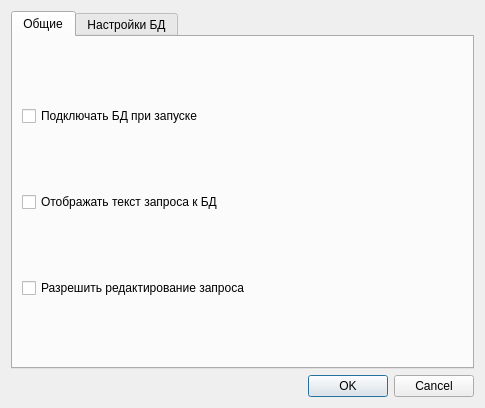
<?xml version="1.0" encoding="UTF-8"?>
<ui version="4.0">
 <class>OptionsWindow</class>
 <widget class="QDialog" name="OptionsWindow">
  <property name="geometry">
   <rect>
    <x>0</x>
    <y>0</y>
    <width>485</width>
    <height>408</height>
   </rect>
  </property>
  <property name="windowTitle">
   <string>Настройки</string>
  </property>
  <property name="modal">
   <bool>true</bool>
  </property>
  <layout class="QVBoxLayout" name="verticalLayout">
   <item>
    <widget class="QTabWidget" name="tabWidgetMain">
     <property name="currentIndex">
      <number>0</number>
     </property>
     <widget class="QWidget" name="tabInterface">
      <attribute name="title">
       <string>Общие</string>
      </attribute>
      <layout class="QVBoxLayout" name="verticalLayout_3">
       <item>
        <widget class="QCheckBox" name="checkBoxConnectOnStart">
         <property name="text">
          <string>Подключать БД при запуске</string>
         </property>
        </widget>
       </item>
       <item>
        <widget class="QCheckBox" name="checkBoxShowQuery">
         <property name="text">
          <string>Отображать текст запроса к БД</string>
         </property>
        </widget>
       </item>
       <item>
        <widget class="QCheckBox" name="checkBoxEditQuery">
         <property name="text">
          <string>Разрешить редактирование запроса</string>
         </property>
        </widget>
       </item>
      </layout>
     </widget>
     <widget class="QWidget" name="tabDB">
      <attribute name="title">
       <string>Настройки БД</string>
      </attribute>
      <layout class="QVBoxLayout" name="verticalLayout_2">
       <item>
        <widget class="QTabWidget" name="tabWidgetDB">
         <property name="currentIndex">
          <number>1</number>
         </property>
         <widget class="QWidget" name="tabGeneral">
          <attribute name="title">
           <string>Общие</string>
          </attribute>
          <layout class="QFormLayout" name="formLayout">
           <item row="0" column="0">
            <widget class="QLabel" name="labelName">
             <property name="text">
              <string>Имя БД по умолчанию:</string>
             </property>
            </widget>
           </item>
           <item row="0" column="1">
            <widget class="QLineEdit" name="editName"/>
           </item>
           <item row="1" column="0">
            <widget class="QLabel" name="labelUser">
             <property name="text">
              <string>Пользователь по умолчанию:</string>
             </property>
            </widget>
           </item>
           <item row="1" column="1">
            <widget class="QLineEdit" name="editUser"/>
           </item>
           <item row="2" column="0">
            <widget class="QLabel" name="labelPassword">
             <property name="text">
              <string>Пароль по умолчанию:</string>
             </property>
            </widget>
           </item>
           <item row="2" column="1">
            <widget class="QLineEdit" name="editPassword"/>
           </item>
           <item row="3" column="0">
            <widget class="QLabel" name="labelPort">
             <property name="text">
              <string>Порт по умолчанию:</string>
             </property>
            </widget>
           </item>
           <item row="3" column="1">
            <widget class="QLineEdit" name="editPort"/>
           </item>
           <item row="4" column="0">
            <widget class="QLabel" name="labelServiceName">
             <property name="text">
              <string>Имя сервисной БД:</string>
             </property>
            </widget>
           </item>
           <item row="4" column="1">
            <widget class="QLineEdit" name="editServiceName"/>
           </item>
           <item row="5" column="0">
            <widget class="QLabel" name="labelServiceUser">
             <property name="text">
              <string>Пользователь сервисной БД:</string>
             </property>
            </widget>
           </item>
           <item row="5" column="1">
            <widget class="QLineEdit" name="editServiceUser"/>
           </item>
           <item row="6" column="0">
            <widget class="QLabel" name="labelServicePassword">
             <property name="text">
              <string>Пароль сервисной БД:</string>
             </property>
            </widget>
           </item>
           <item row="6" column="1">
            <widget class="QLineEdit" name="editServicePassword"/>
           </item>
           <item row="7" column="0">
            <widget class="QLabel" name="labelServicePort">
             <property name="text">
              <string>Порт сервисной БД:</string>
             </property>
            </widget>
           </item>
           <item row="7" column="1">
            <widget class="QLineEdit" name="editServicePort"/>
           </item>
          </layout>
         </widget>
         <widget class="QWidget" name="tabDescriptions">
          <attribute name="title">
           <string>Таблица описаний</string>
          </attribute>
          <layout class="QFormLayout" name="formLayout_2">
           <item row="0" column="0">
            <widget class="QLabel" name="labelDescrTableNae">
             <property name="text">
              <string>Наименование таблицы:</string>
             </property>
            </widget>
           </item>
           <item row="0" column="1">
            <widget class="QLineEdit" name="editDescrTableName"/>
           </item>
           <item row="1" column="0">
            <widget class="QLabel" name="labelID">
             <property name="text">
              <string>Столбец ID:</string>
             </property>
            </widget>
           </item>
           <item row="1" column="1">
            <widget class="QLineEdit" name="editID"/>
           </item>
           <item row="2" column="0">
            <widget class="QLabel" name="labelVarName">
             <property name="text">
              <string>Столбец имени переменной:</string>
             </property>
            </widget>
           </item>
           <item row="2" column="1">
            <widget class="QLineEdit" name="editVarName"/>
           </item>
           <item row="3" column="0">
            <widget class="QLabel" name="labelVarDescr">
             <property name="text">
              <string>Столбец описания переменной:</string>
             </property>
            </widget>
           </item>
           <item row="3" column="1">
            <widget class="QLineEdit" name="editVarDescr"/>
           </item>
           <item row="4" column="0">
            <widget class="QLabel" name="labelVarUnits">
             <property name="text">
              <string>Столбец единиц измерения:</string>
             </property>
            </widget>
           </item>
           <item row="4" column="1">
            <widget class="QLineEdit" name="editVarUnits"/>
           </item>
           <item row="5" column="0">
            <widget class="QLabel" name="labelGroupId">
             <property name="text">
              <string>Столбец ID группы:</string>
             </property>
            </widget>
           </item>
           <item row="5" column="1">
            <widget class="QLineEdit" name="editGroupID"/>
           </item>
           <item row="6" column="0">
            <widget class="QLabel" name="labelVarPrec">
             <property name="text">
              <string>Столбец точности значения:</string>
             </property>
            </widget>
           </item>
           <item row="6" column="1">
            <widget class="QLineEdit" name="editVarPrec"/>
           </item>
          </layout>
         </widget>
         <widget class="QWidget" name="tabValues">
          <attribute name="title">
           <string>Таблица значений</string>
          </attribute>
          <layout class="QFormLayout" name="formLayout_3">
           <item row="0" column="0">
            <widget class="QLabel" name="labelValsTableName">
             <property name="text">
              <string>Наименование таблицы значений:</string>
             </property>
            </widget>
           </item>
           <item row="0" column="1">
            <widget class="QLineEdit" name="editValsTableName"/>
           </item>
           <item row="1" column="0">
            <widget class="QLabel" name="labelVarID">
             <property name="text">
              <string>Столбец ID переменной:</string>
             </property>
            </widget>
           </item>
           <item row="1" column="1">
            <widget class="QLineEdit" name="editVarID"/>
           </item>
           <item row="2" column="0">
            <widget class="QLabel" name="labelValue">
             <property name="text">
              <string>Столбец значения:</string>
             </property>
            </widget>
           </item>
           <item row="2" column="1">
            <widget class="QLineEdit" name="editValue"/>
           </item>
           <item row="3" column="0">
            <widget class="QLabel" name="labelTime">
             <property name="text">
              <string>Время изменения:</string>
             </property>
            </widget>
           </item>
           <item row="3" column="1">
            <widget class="QLineEdit" name="editTime"/>
           </item>
          </layout>
         </widget>
         <widget class="QWidget" name="tabMessages">
          <attribute name="title">
           <string>Таблица сообщений</string>
          </attribute>
          <layout class="QFormLayout" name="formLayout_4">
           <item row="0" column="0">
            <widget class="QLabel" name="labelMsgsTableName">
             <property name="text">
              <string>Наименование таблицы сообщений:</string>
             </property>
            </widget>
           </item>
           <item row="0" column="1">
            <widget class="QLineEdit" name="editMsgsTableName"/>
           </item>
           <item row="1" column="0">
            <widget class="QLabel" name="labelMsgs">
             <property name="text">
              <string>Столбец сообщений:</string>
             </property>
            </widget>
           </item>
           <item row="1" column="1">
            <widget class="QLineEdit" name="editMsgs"/>
           </item>
          </layout>
         </widget>
         <widget class="QWidget" name="tabGroups">
          <attribute name="title">
           <string>Таблица групп</string>
          </attribute>
          <layout class="QFormLayout" name="formLayout_5">
           <item row="0" column="0">
            <widget class="QLabel" name="labelGroupsTableName">
             <property name="text">
              <string>Наименование таблицы групп:</string>
             </property>
            </widget>
           </item>
           <item row="0" column="1">
            <widget class="QLineEdit" name="editGroupsTableName"/>
           </item>
          </layout>
         </widget>
        </widget>
       </item>
      </layout>
     </widget>
    </widget>
   </item>
   <item>
    <widget class="QDialogButtonBox" name="buttonBox">
     <property name="orientation">
      <enum>Qt::Horizontal</enum>
     </property>
     <property name="standardButtons">
      <set>QDialogButtonBox::Cancel|QDialogButtonBox::Ok</set>
     </property>
    </widget>
   </item>
  </layout>
 </widget>
 <resources/>
 <connections>
  <connection>
   <sender>buttonBox</sender>
   <signal>accepted()</signal>
   <receiver>OptionsWindow</receiver>
   <slot>accept()</slot>
   <hints>
    <hint type="sourcelabel">
     <x>248</x>
     <y>254</y>
    </hint>
    <hint type="destinationlabel">
     <x>157</x>
     <y>274</y>
    </hint>
   </hints>
  </connection>
  <connection>
   <sender>buttonBox</sender>
   <signal>rejected()</signal>
   <receiver>OptionsWindow</receiver>
   <slot>reject()</slot>
   <hints>
    <hint type="sourcelabel">
     <x>316</x>
     <y>260</y>
    </hint>
    <hint type="destinationlabel">
     <x>286</x>
     <y>274</y>
    </hint>
   </hints>
  </connection>
 </connections>
</ui>
